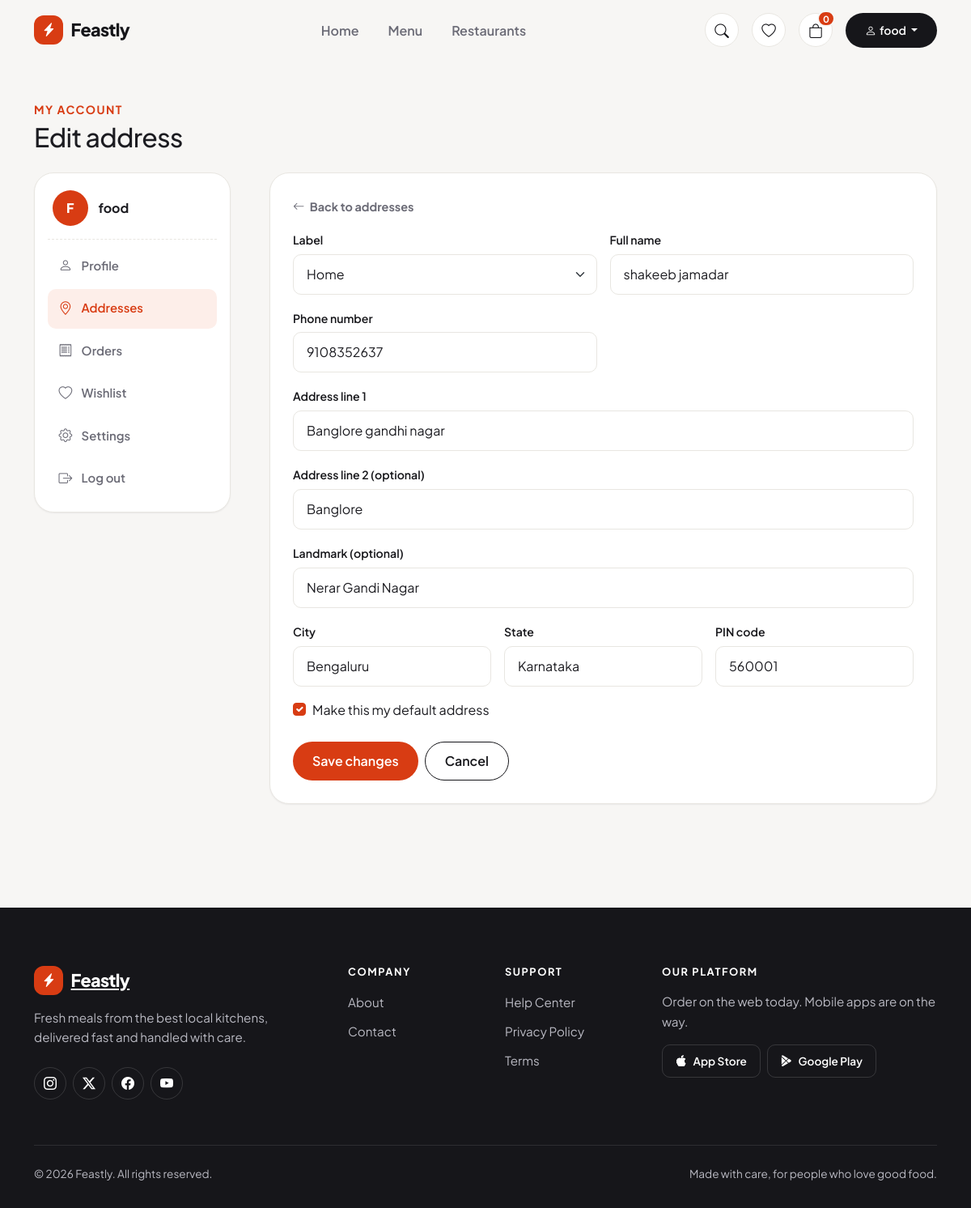
The app's page /account/addresses/1/edit/ (signed in) with its own data.
### accounts/models.py (models this page shows, shortened)
class Address(TimeStampedModel):
    class Label(models.TextChoices):
        HOME = "home", "Home"
        WORK = "work", "Work"
        OTHER = "other", "Other"
    user = models.ForeignKey(settings.AUTH_USER_MODEL, on_delete=models.CASCADE, related_name="addresses")
    label = models.CharField(max_length=10, choices=Label.choices, default=Label.HOME)
    recipient_name = models.CharField(max_length=100)
    phone = models.CharField(max_length=14, validators=[phone_validator])
    line1 = models.CharField("address line 1", max_length=200)
    line2 = models.CharField("address line 2", max_length=200, blank=True)
    landmark = models.CharField(max_length=100, blank=True)
    city = models.CharField(max_length=80)
    state = models.CharField(max_length=80)
    postal_code = models.CharField(max_length=6, validators=[pincode_validator])
    is_default = models.BooleanField(default=False)
    class Meta:
        ordering = ["-is_default", "-created_at"]
        verbose_name_plural = "addresses"
        indexes = [models.Index(fields=["user", "is_default"])]

### accounts/views.py (the view, shortened to what this page needs)
# urls.py: path("account/addresses/<int:pk>/edit/", views.AddressUpdateView.as_view(), name="address_edit"),
class AddressUpdateView(AccountMixin, UpdateView):
    template_name = "accounts/address_form.html"
    form_class = AddressForm
    success_url = reverse_lazy("accounts:addresses")
    section = "addresses"
    def get_queryset(self):
        return self.request.user.addresses.all()  # people can only edit their own addresses

### accounts/forms.py
class AddressForm(StyledFormMixin, forms.ModelForm):
    class Meta:
        model = Address
        fields = (
            "label", "recipient_name", "phone", "line1", "line2",
            "landmark", "city", "state", "postal_code", "is_default",
        )
        labels = {
            "recipient_name": "Full name",
            "phone": "Phone number",
            "line1": "Address line 1",
            "line2": "Address line 2 (optional)",
            "landmark": "Landmark (optional)",
            "postal_code": "PIN code",
            "is_default": "Make this my default address",
        }

### accounts/forms.py (called while the page is built)
    def full_clean(self):
        super().full_clean()
        for name in self.errors:
            if name in self.fields:
                widget = self.fields[name].widget
                widget.attrs["class"] = f"{widget.attrs.get('class', '')} is-invalid".strip()

### accounts/views.py (called while the page is built)
    def get_context_data(self, **kwargs):
        context = super().get_context_data(**kwargs)
        context["section"] = self.section
        return context

### core/context_processors.py (called while the page is built)
def wishlist(request):
    if not request.user.is_authenticated:
        return {"wishlist_ids": []}
    ids = Wishlist.objects.filter(user=request.user).values_list("food_item_id", flat=True)
    return {"wishlist_ids": list(ids)}

def cart(request):
    if not request.user.is_authenticated:
        return {"cart_count": 0}
    total = CartItem.objects.filter(cart__user=request.user).aggregate(total=Sum("quantity"))["total"]
    return {"cart_count": total or 0}

### templates/accounts/address_form.html (shortened to what this page needs)
{% extends "accounts/account_base.html" %}
{% block account_title %}{% if object %}Edit address{% else %}Add address{% endif %}{% endblock %}
{% block account_content %}
<div class="account-card">
  <a href="{% url 'accounts:addresses' %}" class="back-link mb-3"><i class="bi bi-arrow-left"></i> Back to addresses</a>
  <form method="post" novalidate>
    <div class="row g-3">
      {% for field in form %}
        {% if field.name == "is_default" %}
          <div class="col-12">
            <div class="form-check">
              {{ field }}
              <label class="form-check-label" for="{{ field.id_for_label }}">{{ field.label }}</label>
            </div>
          </div>
        {% else %}
          <div class="{% if field.name == 'line1' or field.name == 'line2' or field.name == 'landmark' %}col-12{% elif field.name == 'city' or field.name == 'state' or field.name == 'postal_code' %}col-sm-4{% else %}col-sm-6{% endif %}">
            <label class="form-label" for="{{ field.id_for_label }}">{{ field.label }}</label>
            {{ field }}
          </div>
        {% endif %}
      {% endfor %}
    </div>
    <div class="d-flex flex-wrap gap-2 mt-4">
      <button type="submit" class="btn btn-accent">{% if object %}Save changes{% else %}Save address{% endif %}</button>
      <a href="{% url 'accounts:addresses' %}" class="btn btn-outline-ink">Cancel</a>
    </div>
  </form>
</div>
{% endblock %}

### templates/accounts/account_base.html (shortened to what this page needs)
{% extends "base.html" %}
{% load static %}
{% block extra_css %}
<link href="{% static 'css/account.css' %}" rel="stylesheet">
{% endblock %}
{% block content %}
<section class="container py-5">
  <div class="mb-4">
    <p class="text-uppercase fw-bold small mb-1" style="color: var(--color-accent); letter-spacing: 0.1em">My account</p>
    <h1 class="h2 mb-0">{% block account_title %}Account{% endblock %}</h1>
  </div>
  <div class="row g-4 g-lg-5">
    <div class="col-lg-3">
      <nav class="account-nav" aria-label="Account sections">
        <div class="account-user">
          <span class="account-avatar" aria-hidden="true">{{ user.username|slice:":1"|upper }}</span>
          <span class="account-user-text">
            <strong>{{ user.get_full_name|default:user.username }}</strong>
          </span>
        </div>
        <ul class="account-menu">
          <li>
            <a class="account-link {% if section == 'profile' %}is-active{% endif %}"
               {% if section == 'profile' %}aria-current="page"{% endif %} href="{% url 'accounts:profile' %}">
              <i class="bi bi-person"></i> Profile
            </a>
          </li>
          <li>
            <a class="account-link {% if section == 'addresses' %}is-active{% endif %}"
               {% if section == 'addresses' %}aria-current="page"{% endif %} href="{% url 'accounts:addresses' %}">
              <i class="bi bi-geo-alt"></i> Addresses
            </a>
          </li>
          <li>
            <a class="account-link {% if section == 'orders' %}is-active{% endif %}"
               {% if section == 'orders' %}aria-current="page"{% endif %} href="{% url 'orders:order_list' %}">
              <i class="bi bi-receipt"></i> Orders
            </a>
          </li>
          <li>
            <a class="account-link" href="{% url 'menu:wishlist' %}">
              <i class="bi bi-heart"></i> Wishlist
            </a>
          </li>
          <li>
            <a class="account-link {% if section == 'settings' %}is-active{% endif %}"
               {% if section == 'settings' %}aria-current="page"{% endif %} href="{% url 'accounts:settings' %}">
              <i class="bi bi-gear"></i> Settings
            </a>
          </li>
          <li>
            <form method="post" action="{% url 'accounts:logout' %}">
              <button type="submit" class="account-link account-logout"><i class="bi bi-box-arrow-right"></i> Log out</button>
            </form>
          </li>
        </ul>
      </nav>
    </div>
    <div class="col-lg-9">
      {% block account_content %}{% endblock %}
    </div>
  </div>
</section>
{% endblock %}

### templates/partials/navbar.html (shortened to what this page needs)
<header class="site-header" id="siteHeader">
  <nav class="navbar navbar-expand-lg" aria-label="Main navigation">
    <div class="container">
      <a class="navbar-brand brand" href="{% url 'home' %}">
        <span class="brand-mark"><i class="bi bi-lightning-charge-fill"></i></span>
        Feastly
      </a>
      <div class="d-flex align-items-center gap-3 order-lg-last">
        <button class="icon-btn" type="button" aria-label="Search"
                data-bs-toggle="modal" data-bs-target="#searchModal">
          <i class="bi bi-search"></i>
        </button>
        <a class="icon-btn" href="{% url 'menu:wishlist' %}" aria-label="Wishlist">
          <i class="bi bi-heart"></i>
        </a>
        <a class="icon-btn position-relative" href="{% url 'orders:cart' %}" aria-label="Cart">
          <i class="bi bi-bag"></i>
          <span class="cart-count" id="cartCount">{{ cart_count }}</span>
        </a>
        {% if user.is_authenticated %}
          <div class="dropdown d-none d-lg-block">
            <button class="btn btn-ink btn-sm dropdown-toggle" type="button" data-bs-toggle="dropdown" aria-expanded="false">
              <i class="bi bi-person me-1"></i>{{ user.username }}
            </button>
          </div>
        {% else %}
          <a class="btn btn-outline-ink btn-sm d-none d-lg-inline-flex" href="{% url 'accounts:login' %}?next={{ request.path }}">Log in</a>
          <a class="btn btn-accent btn-sm d-none d-lg-inline-flex" href="{% url 'accounts:register' %}">Sign up</a>
        {% endif %}
      </div>
      <div class="collapse navbar-collapse" id="navContent">
        <ul class="navbar-nav mx-lg-auto gap-lg-1">
          <li class="nav-item">
            <a class="nav-link {% if request.path == '/' %}active{% endif %}"
               href="{% url 'home' %}">Home</a>
          </li>
          <li class="nav-item"><a class="nav-link" href="{% url 'home' %}#popular">Menu</a></li>
          <li class="nav-item"><a class="nav-link" href="{% url 'home' %}#restaurants">Restaurants</a></li>
        </ul>
      </div>
    </div>
  </nav>
</header>

### static/css/main.css (style rules this page uses)
:root { --color-ink: #16161a; --color-accent: #d83c13; --color-accent-hover: #b82f0c; --color-accent-soft: #fdeee9; --color-bg: #f7f6f4; --color-surface: #ffffff; --color-text: #1c1c21; --color-muted: #6b6b76; --color-border: #e8e6e1; --radius-sm: 10px; --radius-md: 16px; --radius-lg: 24px; --radius-pill: 999px; --shadow-sm: 0 1px 2px rgba(22, 22, 26, 0.06); --shadow-md: 0 8px 24px rgba(22, 22, 26, 0.08); --shadow-lg: 0 16px 40px rgba(22, 22, 26, 0.14); --ease: cubic-bezier(0.2, 0.8, 0.2, 1); --dur-fast: 200ms; --dur: 300ms; --font-sans: "Plus Jakarta Sans", system-ui, -apple-system, "Segoe UI", sans-serif; --bs-body-font-family: var(--font-sans); --bs-body-bg: var(--color-bg); --bs-body-color: var(--color-text); --bs-primary: var(--color-accent); --bs-border-color: var(--color-border); }
html { scroll-behavior: smooth; }
body { font-family: var(--font-sans); line-height: 1.6; -webkit-font-smoothing: antialiased; }
h1, h2, h3, h4 { color: var(--color-ink); font-weight: 800; letter-spacing: -0.02em; line-height: 1.15; }
.btn { font-weight: 600; border-radius: var(--radius-pill); padding: 0.7rem 1.5rem; transition: transform var(--dur-fast) var(--ease), background-color var(--dur-fast) var(--ease), box-shadow var(--dur-fast) var(--ease); }
.btn-accent { background: var(--color-accent); color: #fff; border: 0; }
.btn-ink { background: var(--color-ink); color: #fff; border: 0; }
.btn-outline-ink { border: 1.5px solid var(--color-ink); color: var(--color-ink); background: transparent; }

### static/css/components.css (style rules this page uses)
.site-header { position: relative; z-index: 1030; background: transparent; border-bottom: 1px solid transparent; transition: background-color var(--dur) var(--ease), box-shadow var(--dur) var(--ease), border-color var(--dur) var(--ease); }
.site-header .navbar { padding-block: 0.9rem; --bs-navbar-nav-link-padding-x: 1rem; }
.brand { display: inline-flex; align-items: center; gap: 0.6rem; font-weight: 800; font-size: 1.35rem; letter-spacing: -0.03em; color: var(--color-ink); }
.brand-mark { width: 36px; height: 36px; display: grid; place-items: center; border-radius: 12px; background: var(--color-accent); color: #fff; font-size: 1.05rem; transition: transform var(--dur) var(--ease); }
.navbar .nav-link { position: relative; font-weight: 600; color: var(--color-muted); transition: color var(--dur-fast) var(--ease); }
.navbar .nav-link::after { content: ""; position: absolute; left: 1rem; right: 1rem; bottom: 0.2rem; height: 2px; border-radius: 2px; background: var(--color-accent); transform: scaleX(0); transform-origin: left; transition: transform var(--dur) var(--ease); }
.icon-btn { position: relative; width: 42px; height: 42px; display: inline-grid; place-items: center; border: 1px solid var(--color-border); border-radius: var(--radius-pill); background: var(--color-surface); color: var(--color-ink); font-size: 1.1rem; transition: transform var(--dur-fast) var(--ease), box-shadow var(--dur-fast) var(--ease); }
.cart-count { position: absolute; top: -4px; right: -4px; min-width: 20px; height: 20px; padding: 0 5px; display: grid; place-items: center; border: 2px solid var(--color-bg); border-radius: var(--radius-pill); background: var(--color-accent); color: #fff; font-size: 0.7rem; font-weight: 700; }
.form-label { margin-bottom: 0.4rem; font-size: 0.88rem; font-weight: 600; color: var(--color-ink); }
.form-control, .form-select { padding: 0.75rem 1rem; background-color: var(--color-surface); border: 1.5px solid var(--color-border); border-radius: var(--radius-sm); transition: border-color var(--dur-fast) var(--ease), box-shadow var(--dur-fast) var(--ease); }
.form-control::placeholder { color: #a3a3ad; }
.form-check-input:checked { background-color: var(--color-accent); border-color: var(--color-accent); }

### records on screen
Address: form "Home" "shakeeb jamadar" "9108352637" "Banglore gandhi nagar" "Banglore" "Nerar Gandi Nagar" "Bengaluru" "Karnataka" "560001", form "☑"

### other values on screen
{{ cart_count }} "0"
{{ user.username }} "food"
{{ user.username|slice:":1"|upper }} "F"
{{ user.get_full_name|default:user.username }} "food"
{{ field.label }} "Label" "Full name" "Phone number" "Address line 1" "Address line 2 (optional)" "Landmark (optional)" "City" "State" "PIN code"
{{ field.label }} "Make this my default address"
